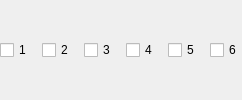
                                   <widget class="QWidget" name="recTracks">
                                    <layout class="QHBoxLayout" name="horizontalLayout_9">
                                     <property name="spacing">
                                      <number>10</number>
                                     </property>
                                     <property name="leftMargin">
                                      <number>0</number>
                                     </property>
                                     <property name="topMargin">
                                      <number>0</number>
                                     </property>
                                     <property name="rightMargin">
                                      <number>0</number>
                                     </property>
                                     <property name="bottomMargin">
                                      <number>0</number>
                                     </property>
                                     <item>
                                      <widget class="PLSCheckBox" name="advOutRecTrack1">
                                       <property name="sizePolicy">
                                        <sizepolicy hsizetype="Minimum" vsizetype="Preferred">
                                         <horstretch>0</horstretch>
                                         <verstretch>0</verstretch>
                                        </sizepolicy>
                                       </property>
                                       <property name="text">
                                        <string notr="true">1</string>
                                       </property>
                                      </widget>
                                     </item>
                                     <item>
                                      <widget class="PLSCheckBox" name="advOutRecTrack2">
                                       <property name="sizePolicy">
                                        <sizepolicy hsizetype="Minimum" vsizetype="Preferred">
                                         <horstretch>0</horstretch>
                                         <verstretch>0</verstretch>
                                        </sizepolicy>
                                       </property>
                                       <property name="text">
                                        <string notr="true">2</string>
                                       </property>
                                      </widget>
                                     </item>
                                     <item>
                                      <widget class="PLSCheckBox" name="advOutRecTrack3">
                                       <property name="sizePolicy">
                                        <sizepolicy hsizetype="Minimum" vsizetype="Preferred">
                                         <horstretch>0</horstretch>
                                         <verstretch>0</verstretch>
                                        </sizepolicy>
                                       </property>
                                       <property name="text">
                                        <string notr="true">3</string>
                                       </property>
                                      </widget>
                                     </item>
                                     <item>
                                      <widget class="PLSCheckBox" name="advOutRecTrack4">
                                       <property name="sizePolicy">
                                        <sizepolicy hsizetype="Minimum" vsizetype="Preferred">
                                         <horstretch>0</horstretch>
                                         <verstretch>0</verstretch>
                                        </sizepolicy>
                                       </property>
                                       <property name="text">
                                        <string notr="true">4</string>
                                       </property>
                                      </widget>
                                     </item>
                                     <item>
                                      <widget class="PLSCheckBox" name="advOutRecTrack5">
                                       <property name="sizePolicy">
                                        <sizepolicy hsizetype="Minimum" vsizetype="Preferred">
                                         <horstretch>0</horstretch>
                                         <verstretch>0</verstretch>
                                        </sizepolicy>
                                       </property>
                                       <property name="text">
                                        <string notr="true">5</string>
                                       </property>
                                      </widget>
                                     </item>
                                     <item>
                                      <widget class="PLSCheckBox" name="advOutRecTrack6">
                                       <property name="sizePolicy">
                                        <sizepolicy hsizetype="Minimum" vsizetype="Preferred">
                                         <horstretch>0</horstretch>
                                         <verstretch>0</verstretch>
                                        </sizepolicy>
                                       </property>
                                       <property name="text">
                                        <string notr="true">6</string>
                                       </property>
                                      </widget>
                                     </item>
                                    </layout>
                                   </widget>
